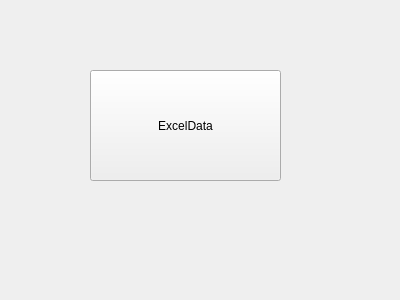
<?xml version="1.0" encoding="UTF-8"?>
<ui version="4.0">
 <class>ExcelDataUploadPageForm</class>
 <widget class="QWidget" name="ExcelDataUploadPageForm">
  <property name="geometry">
   <rect>
    <x>0</x>
    <y>0</y>
    <width>400</width>
    <height>300</height>
   </rect>
  </property>
  <property name="windowTitle">
   <string>Form</string>
  </property>
  <widget class="QPushButton" name="pushButton">
   <property name="geometry">
    <rect>
     <x>90</x>
     <y>70</y>
     <width>191</width>
     <height>111</height>
    </rect>
   </property>
   <property name="text">
    <string>ExcelData</string>
   </property>
  </widget>
 </widget>
 <resources/>
 <connections/>
</ui>
